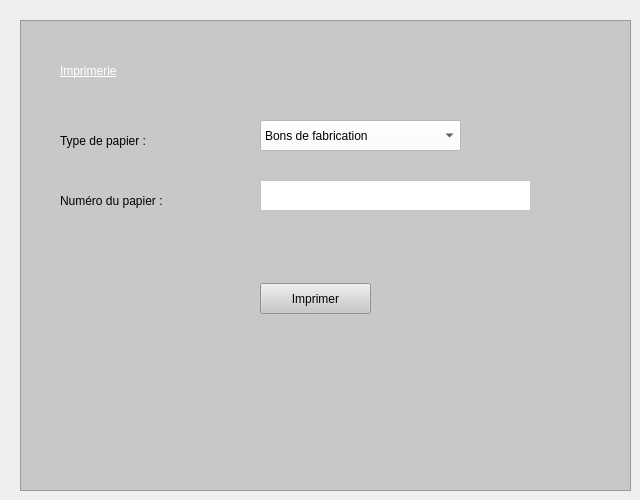
    <widget class="QWidget" name="imppage">
     <attribute name="title">
      <string>Impression</string>
     </attribute>
     <widget class="QFrame" name="frame_3">
      <property name="geometry">
       <rect>
        <x>20</x>
        <y>20</y>
        <width>611</width>
        <height>471</height>
       </rect>
      </property>
      <property name="styleSheet">
       <string notr="true">background-color: rgb(200, 200, 200);</string>
      </property>
      <property name="frameShape">
       <enum>QFrame::StyledPanel</enum>
      </property>
      <property name="frameShadow">
       <enum>QFrame::Plain</enum>
      </property>
      <property name="lineWidth">
       <number>25</number>
      </property>
      <widget class="QLabel" name="label_14">
       <property name="geometry">
        <rect>
         <x>40</x>
         <y>30</y>
         <width>161</width>
         <height>41</height>
        </rect>
       </property>
       <property name="styleSheet">
        <string notr="true">text-decoration: underline;
font: 900 italic 18pt &quot;Segoe UI&quot;;
color: rgb(255, 255, 255);</string>
       </property>
       <property name="text">
        <string>Imprimerie</string>
       </property>
      </widget>
      <widget class="QComboBox" name="comboBox">
       <property name="geometry">
        <rect>
         <x>240</x>
         <y>100</y>
         <width>201</width>
         <height>31</height>
        </rect>
       </property>
       <property name="styleSheet">
        <string notr="true">font: italic 14pt &quot;Segoe UI&quot;;
background-color: rgb(255, 255, 255);</string>
       </property>
       <item>
        <property name="text">
         <string>Bons de fabrication</string>
        </property>
       </item>
       <item>
        <property name="text">
         <string>Bons de livraison</string>
        </property>
       </item>
       <item>
        <property name="text">
         <string>Devis</string>
        </property>
       </item>
       <item>
        <property name="text">
         <string>Factures</string>
        </property>
       </item>
       <item>
        <property name="text">
         <string>Liste Clients</string>
        </property>
       </item>
      </widget>
      <widget class="QLabel" name="label_15">
       <property name="geometry">
        <rect>
         <x>40</x>
         <y>110</y>
         <width>151</width>
         <height>21</height>
        </rect>
       </property>
       <property name="styleSheet">
        <string notr="true">font: italic 14pt &quot;Segoe UI&quot;;
font: 700 italic 14pt &quot;Segoe UI&quot;;</string>
       </property>
       <property name="text">
        <string>Type de papier :</string>
       </property>
      </widget>
      <widget class="QTextEdit" name="textEdit_2">
       <property name="geometry">
        <rect>
         <x>240</x>
         <y>160</y>
         <width>271</width>
         <height>31</height>
        </rect>
       </property>
       <property name="styleSheet">
        <string notr="true">background-color: rgb(255, 255, 255);</string>
       </property>
      </widget>
      <widget class="QLabel" name="label_16">
       <property name="geometry">
        <rect>
         <x>40</x>
         <y>160</y>
         <width>191</width>
         <height>41</height>
        </rect>
       </property>
       <property name="styleSheet">
        <string notr="true">font: 700 italic 14pt &quot;Segoe UI&quot;;</string>
       </property>
       <property name="text">
        <string>Numéro du papier :</string>
       </property>
      </widget>
      <widget class="QPushButton" name="pushImp">
       <property name="geometry">
        <rect>
         <x>240</x>
         <y>263</y>
         <width>111</width>
         <height>31</height>
        </rect>
       </property>
       <property name="styleSheet">
        <string notr="true">font: 700 italic 10pt &quot;Segoe UI&quot;;</string>
       </property>
       <property name="text">
        <string>Imprimer</string>
       </property>
      </widget>
     </widget>
    </widget>
